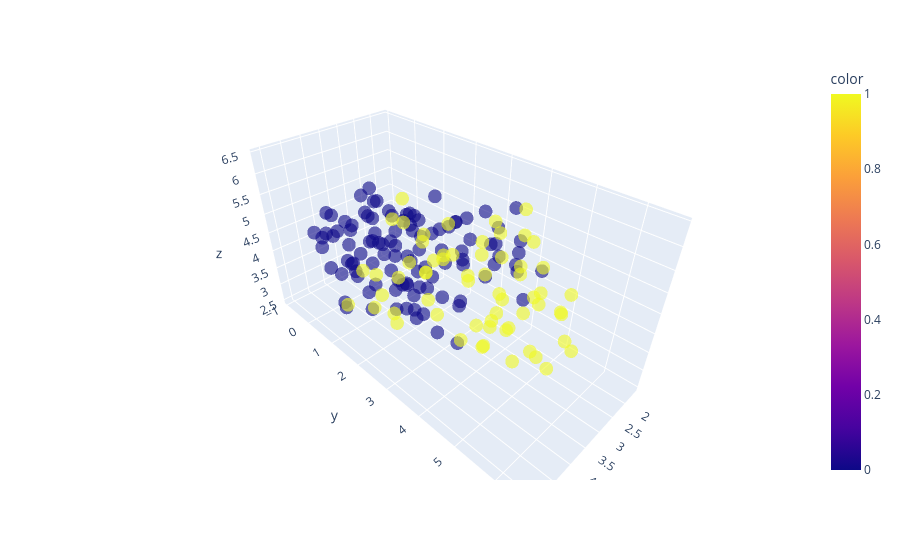

Notebook source saved alongside this figure:
### Code cell
reducer = umap.UMAP(n_neighbors=20, min_dist=0.5, n_components=3)
embedding = reducer.fit_transform(X_sc)

fig = px.scatter_3d(embedding,
                    x=embedding[:,0],
                    y=embedding[:,1],
                    z=embedding[:,2],
                    color=y,
                    opacity=0.6)
fig.show()

### Figure 1 — Plotly figure (JSON) as saved in the notebook; plotly's stock layout.template omitted (floating-point values rounded to 4 significant figures; data arrays with more than 128 entries replaced by an {"elided": "..."} marker saying what was removed)
{"data": [{"hovertemplate": "x=%{x}<br>y=%{y}<br>z=%{z}<br>color=%{marker.color}<extra></extra>", "legendgroup": "", "marker": {"color": {"elided": "166 int values"}, "coloraxis": "coloraxis", "opacity": 0.6, "symbol": "circle"}, "mode": "markers", "name": "", "scene": "scene", "showlegend": false, "type": "scatter3d", "x": {"elided": "166 float values"}, "y": {"elided": "166 float values"}, "z": {"elided": "166 float values"}}], "layout": {"coloraxis": {"colorbar": {"title": {"text": "color"}}, "colorscale": [[0, "#0d0887"], [0.1111, "#46039f"], [0.2222, "#7201a8"], [0.3333, "#9c179e"], [0.4444, "#bd3786"], [0.5556, "#d8576b"], [0.6667, "#ed7953"], [0.7778, "#fb9f3a"], [0.8889, "#fdca26"], [1, "#f0f921"]]}, "legend": {"tracegroupgap": 0}, "margin": {"t": 60}, "scene": {"domain": {"x": [0, 1], "y": [0, 1]}, "xaxis": {"title": {"text": "x"}}, "yaxis": {"title": {"text": "y"}}, "zaxis": {"title": {"text": "z"}}}}}
